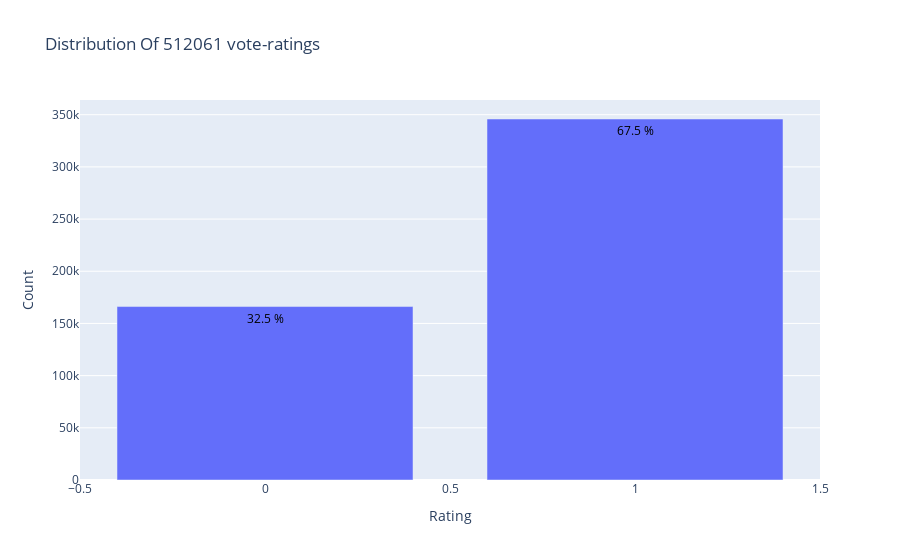

The cell this chart's notebook holds for it:
### Code cell
data = df_bool['cast_code'].value_counts().sort_index(ascending=False)
trace = go.Bar(x = data.index,
               text = ['{:.1f} %'.format(val) for val in (data.values / df_bool.shape[0] * 100)],
               textposition = 'auto',
               textfont = dict(color = '#000000'),
               y = data.values,
               )
# Create layout
layout = dict(title = 'Distribution Of {} vote-ratings'.format(df_bool.shape[0]),
              xaxis = dict(title = 'Rating'),
              yaxis = dict(title = 'Count'))
# Create plot
fig = go.Figure(data=[trace], layout=layout)
iplot(fig)

### Figure 1 — Plotly figure (JSON) as saved in the notebook; plotly's stock layout.template omitted (floating-point values rounded to 4 significant figures)
{"data": [{"text": ["67.5 %", "32.5 %"], "textfont": {"color": "#000000"}, "textposition": "auto", "type": "bar", "x": [1, 0], "y": [345885, 166176]}], "layout": {"title": {"text": "Distribution Of 512061 vote-ratings"}, "xaxis": {"title": {"text": "Rating"}}, "yaxis": {"title": {"text": "Count"}}}}
